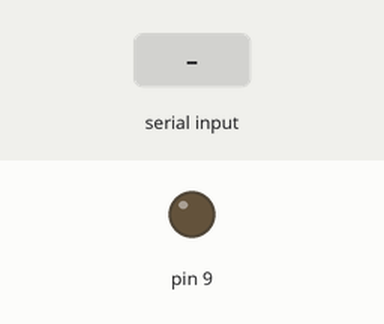
The sketch below on a simulated Arduino Uno, built with avr-gcc and run on an emulated ATmega328P. Parts: output pins drawn as LEDs (lit = HIGH). Inputs (shaded band) come from the test bench.

Above: at 1.2 s.
1.3 s: "1" received over the second serial link
At 1.6 s:
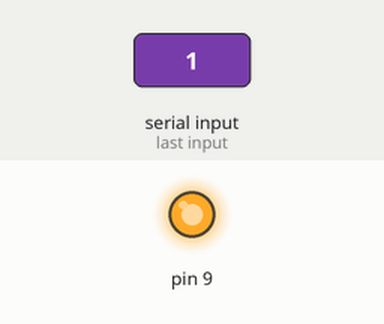
2.8 s: "0" received over the second serial link
At 3.9 s:
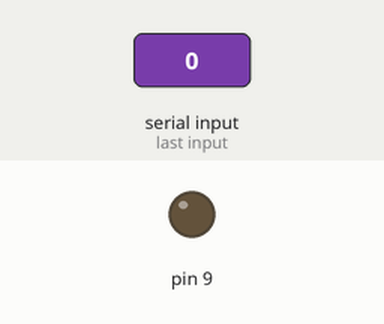
Timing chart, 0 to 5.8 s (numbered marks = the images above; inputs shaded):
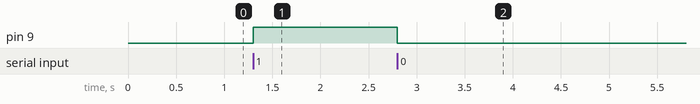

Measured:
- after the input at 1.3 s, pin 9: LOW → HIGH at once
- after the input at 2.8 s, pin 9: HIGH → LOW at once

The sketch:

B-Slavelink.ino
```cpp
#include <SoftwareSerial.h>
SoftwareSerial BTserial(10, 11);

int state = 0;

void setup() {
  // initialize digital pin 8 as an output.

  Serial.begin(9600);
  BTserial.begin(38400);

  pinMode(9, OUTPUT);

}

void loop() {

  if (BTserial.available() > 0) { // Checks whether data is comming from the serial port
    state = BTserial.read(); // Reads the data from the serial port
  }
  // Controlling the LED
  if (state == '1') {
    digitalWrite(9, HIGH); // LED ON
    state = 0;
  }
  else if (state == '0') {
    digitalWrite(9, LOW); // LED ON
    state = 0;
  }
}
```
